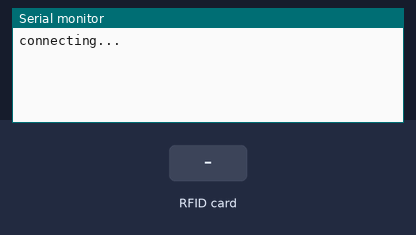
This sketch was run on a simulated Arduino Uno, built with avr-gcc and run on an emulated ATmega328P. Parts: the last lines printed to the serial monitor. The inputs (shaded band) are chosen by the test bench. WiFi joins after 1.5 s; servers stay silent unless stated.

Above: at 3.2 s.
3.3 s: RFID card 5E 7A 19 C4 held to the reader
At 4.4 s:
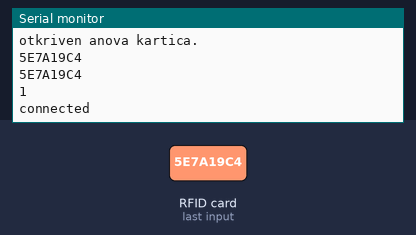
4.8 s: RFID card 5E 7A 19 C4 held to the reader
At 5.9 s:
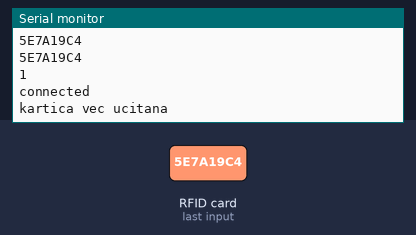

The sketch:

arduino_13.9.ino
```cpp
#include <Ethernet.h>
#include <SPI.h>
#include <MFRC522.h>

#define RST_PIN 9
#define SDA_PIN 4 // slave for mfrc522

byte mac[] = { 0xDE, 0xAD, 0xBE, 0xEF, 0xFE, 0xED };
byte ip[] = { 192,168,137,2 };
byte server[] = { 192,168,137,1 };

EthernetClient client;
String readString;
char str[32] = "";
byte readCard[4];
MFRC522 mfrc522(SDA_PIN, RST_PIN);

void setup()
{
  Ethernet.begin(mac, ip);
  Serial.begin(9600);
  mfrc522.PCD_Init();

  delay(2000);

  Serial.println("connecting...");


}

void loop()
{
  Readcard();

}

void Readcard(){
  while(mfrc522.PICC_IsNewCardPresent() && mfrc522.PICC_ReadCardSerial()){
   if (mfrc522.uid.uidByte[0] != readCard[0] ||
    mfrc522.uid.uidByte[1] != readCard[1] ||
    mfrc522.uid.uidByte[2] != readCard[2] ||
    mfrc522.uid.uidByte[3] != readCard[3] ) {
    Serial.println(F("otkriven anova kartica."));
    for (int i = 0; i < 4; i++) {
     readCard[i] = mfrc522.uid.uidByte[i];
     Serial.print(readCard[i], HEX);
    }
     array_to_string(readCard,4,str);
    Serial.println();
    Serial.println(str);

   int res = client.connect(server, 80);

  Serial.println(res);

  if (res) {
    Serial.println("connected");
    client.print("GET /Zavrsni/proba1.php?");
    client.print("value=");
    client.print(str);
    client.println();
  } else {
    Serial.println("connection failed");
  }
  delay(2000);


  }
   else Serial.println(F("kartica vec ucitana"));
  mfrc522.PICC_HaltA();
  mfrc522.PCD_StopCrypto1();

}
 client.stop(); //stop client
}
void array_to_string(byte array[], unsigned int len, char buffer[])
{
    for (unsigned int i = 0; i < len; i++)
    {
        byte nib1 = (array[i] >> 4) & 0x0F;
        byte nib2 = (array[i] >> 0) & 0x0F;
        buffer[i*2+0] = nib1  < 0xA ? '0' + nib1  : 'A' + nib1  - 0xA;
        buffer[i*2+1] = nib2  < 0xA ? '0' + nib2  : 'A' + nib2  - 0xA;
    }
    buffer[len*2] = '\0';
}
```

Measured:
- after the input at 3.3 s, the serial monitor: prints a new line at once (image 1)
- after the input at 4.8 s, the serial monitor: prints a new line after 0.71 s (image 2)
